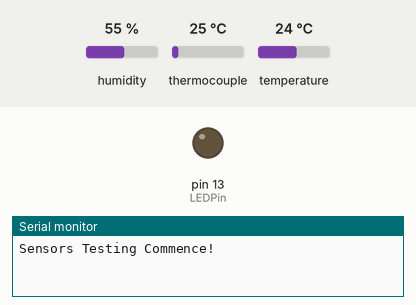
Simulated run of this program. Board: Arduino Uno, built with avr-gcc and run on an emulated ATmega328P. On the bench: output pins drawn as LEDs (lit = HIGH), the last lines printed to the serial monitor. Inputs (shaded band) come from the test bench; at power-on: thermocouple 25 °C, humidity 55 %, temperature 24 °C.

Above: at 1.2 s.
1.3 s: thermocouple set to 29 °C
At 2.4 s:
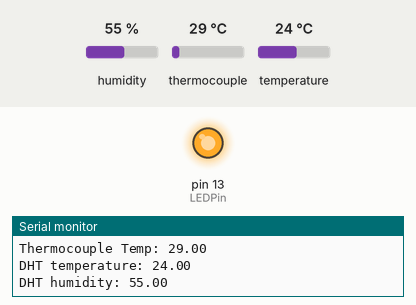
3.5 s: thermocouple set to 6 °C
At 4.9 s:
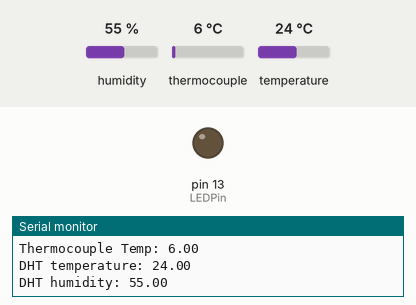
5.5 s: thermocouple set to 75 °C
At 6.6 s:
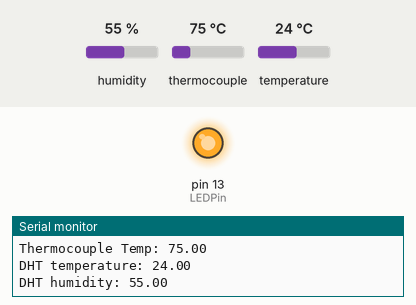
Timing chart, 0 to 8.5 s (numbered marks = the images above; inputs shaded):
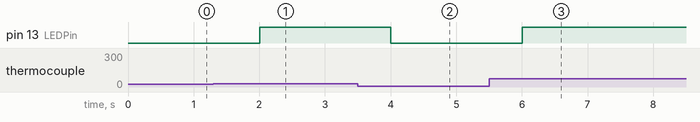

Measured:
- the behaviour switches between 27 and 28 °C on thermocouple (found by bisection; images 0 and 1)
- after the input at 1.3 s, pin 13 (LEDPin): LOW → HIGH after 0.70 s
- after the input at 3.5 s, pin 13 (LEDPin): HIGH → LOW after 0.50 s
- after the input at 5.5 s, pin 13 (LEDPin): LOW → HIGH after 0.50 s

The program:

main.cpp
```cpp
/* Garden Party Main code

Initializing code and main loop for Garden Party.

*/

#include <DHT.h>
#include <Adafruit_Sensor.h>

#include <Arduino.h>
#include <SPI.h>

#include <Adafruit_MAX31865.h>
#include <Adafruit_MAX31856.h>


const int LEDPin = 13; //LED_BUILTIN; // the number of a LED pin
int ledState = LOW; // LED state used to set the LED

// Generally, we want to use an unsigned long for variables that
// hold time, because the value will quickly become too large for an int
unsigned long previousMillis = 0; // stores last time LED updated

const long interval = 2000; // interval at which to blink (msec)
//also the DHT sensor requires 2 seconds between reads.

// Use software SPI: CS, DI, DO, CLK
//                            originally (10, 11, 12, 13)
const int SPI_CLOCK = 12;
const int SPI_DO = 11;
const int SPI_DI = 10;
const int SPI_CS_THERM = 9;
const int SPI_CS_RTD = 8;


// keeping pin 13 clear for use as indicator LED
Adafruit_MAX31856 myThermocouple = Adafruit_MAX31856(SPI_CS_THERM,
                                                     SPI_DI,
                                                     SPI_DO,
                                                     SPI_CLOCK); // chip select is pin 8

Adafruit_MAX31865 myRTD = Adafruit_MAX31865(SPI_CS_RTD,
                                            SPI_DI,
                                            SPI_DO,
                                            SPI_CLOCK); // chip select is pin 9


// The value of the Rref resistor. Use 430.0!
#define RREF 430.0

float tempRTD = 0;
float tempThermo = 0;

//configure Humidity Detectors
const uint8_t DHTPIN = 7;
const uint8_t DHTTYPE= 22; //DHT22 style sensor
DHT dht(DHTPIN, DHTTYPE);


void setup()
{
  Serial.begin(115200);
  Serial.println("Sensors Testing Commence!\n");

  myRTD.begin(MAX31865_3WIRE);  // set to 2WIRE or 4WIRE as necessary

  myThermocouple.begin(); // type K Thermocouple
  myThermocouple.setThermocoupleType(MAX31856_TCTYPE_K);

  dht.begin();

  pinMode(LEDPin, OUTPUT);
}


void loop()
{
  unsigned long currentMillis = millis();

  //uint16_t rtd = myRTD.readRTD();
  tempRTD = myRTD.temperature(100, RREF);
  tempThermo = myThermocouple.readThermocoupleTemperature();


  if (currentMillis - previousMillis >= interval)
  {
    // save the last time you blinked the LED
    previousMillis = currentMillis;

    if ( (tempRTD >= 28.0) || (tempThermo >= 28.0) ) ledState = HIGH;
    else ledState = LOW;

    digitalWrite(LEDPin, ledState);

    //Serial.print("Resistance = "); Serial.println(RREF*ratio,8);
    Serial.print("RTD Temp = "); Serial.println(tempRTD);
    //Serial.print("\n");

    Serial.print("Thermocouple Temp: "); Serial.println(tempThermo);
    //Serial.print("\n");

    //DHT
    Serial.print("DHT temperature: "); Serial.println(dht.readTemperature());
    Serial.print("DHT humidity: "); Serial.println(dht.readHumidity());
    Serial.print("\n");
  }
}


// void loop()
// {
//
//   uint16_t rtd = myRTD.readRTD();
//   delay(500);
//
//
//   // Check and print any faults
//   uint8_t fault = myRTD.readFault();
//   // if (fault) {
//   //   Serial.print("Fault 0x"); Serial.println(fault, HEX);
//   //   if (fault & MAX31865_FAULT_HIGHTHRESH) {
//   //     Serial.println("RTD High Threshold");
//   //   }
//   //   if (fault & MAX31865_FAULT_LOWTHRESH) {
//   //     Serial.println("RTD Low Threshold");
//   //   }
//   //   if (fault & MAX31865_FAULT_REFINLOW) {
//   //     Serial.println("REFIN- > 0.85 x Bias");
//   //   }
//   //   if (fault & MAX31865_FAULT_REFINHIGH) {
//   //     Serial.println("REFIN- < 0.85 x Bias - FORCE- open");
//   //   }
//   //   if (fault & MAX31865_FAULT_RTDINLOW) {
//   //     Serial.println("RTDIN- < 0.85 x Bias - FORCE- open");
//   //   }
//   //   if (fault & MAX31865_FAULT_OVUV) {
//   //     Serial.println("Under/Over voltage");
//   //   }
//     myRTD.clearFault();
//
//   Serial.println();
//   delay(250);
//
//   if (temperature >= 32.0)
//   {digitalWrite(7, HIGH);
//   Serial.println("here");
// delay(500);}
//   else digitalWrite(7, LOW);
//
// }
```
